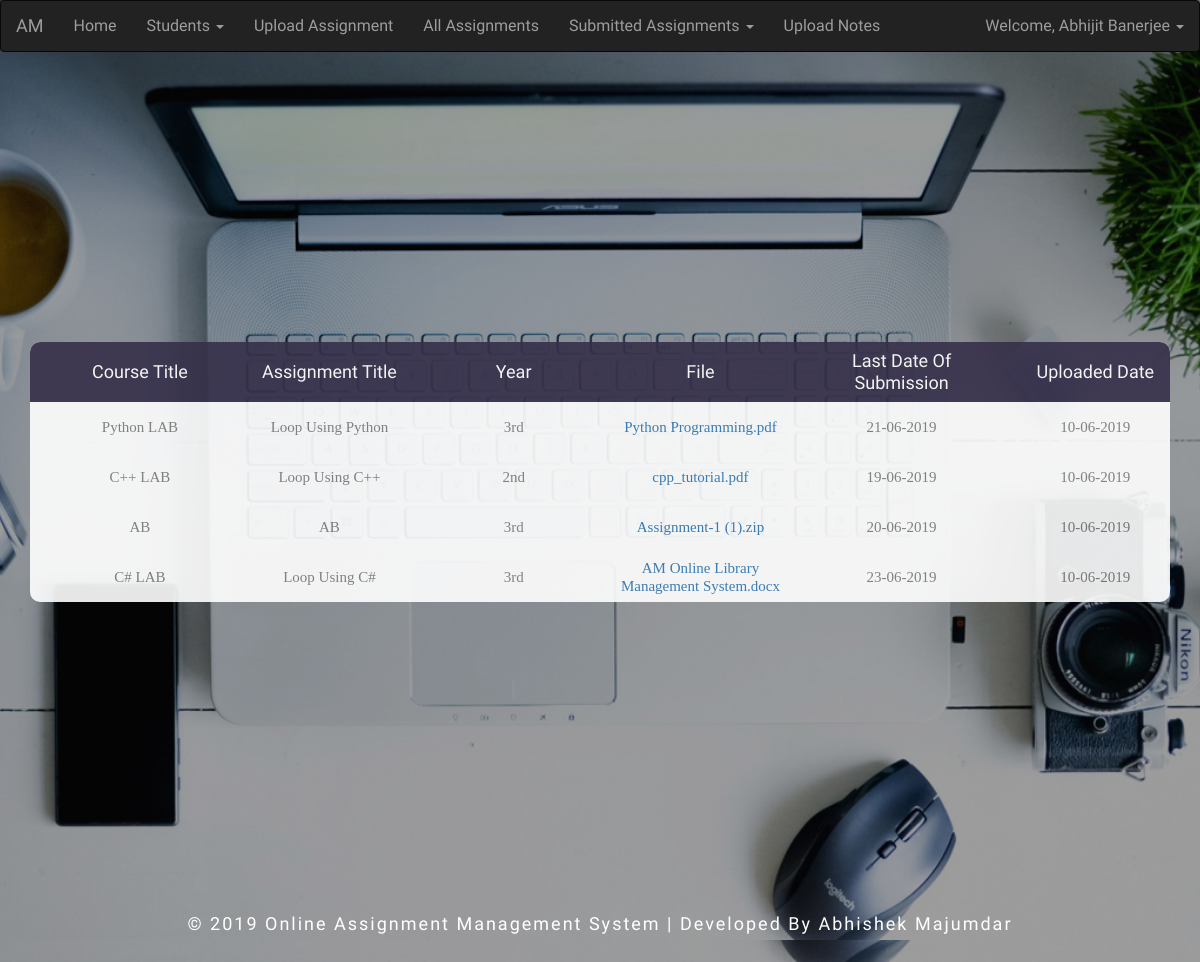
/all_assignments.php (signed in), run on an earlier commit of the app's database.
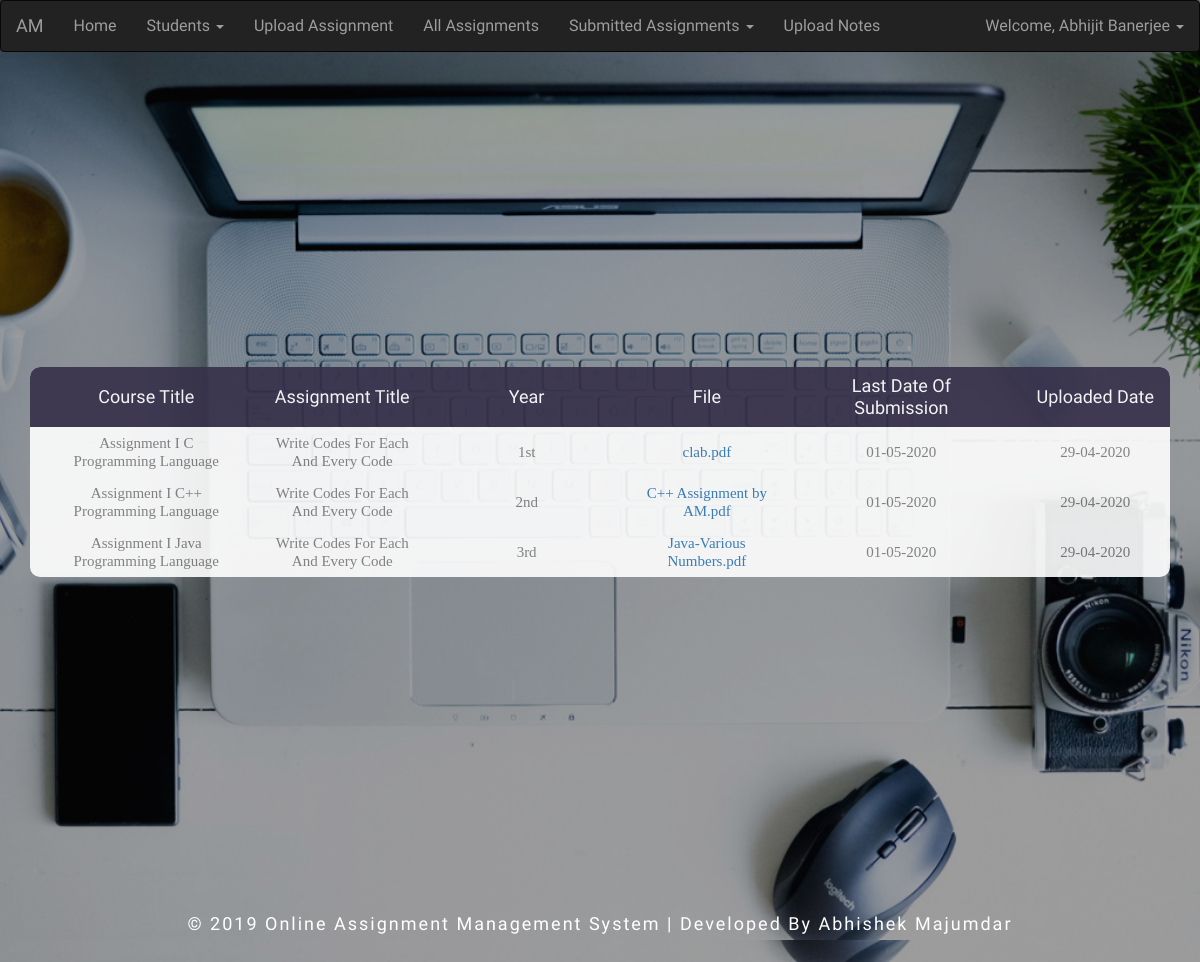
And on a later commit of the database.
### tables this page shows
CREATE TABLE `task_assign` (
  `id` int(9) NOT NULL,
  `course_title` varchar(150) NOT NULL,
  `course_code` varchar(150) NOT NULL,
  `assignment_title` varchar(150) NOT NULL,
  `dept` varchar(20) NOT NULL,
  `year` varchar(5) NOT NULL,
  `last_date` date NOT NULL,
  `file` varchar(150) NOT NULL,
  `uploaded_by` varchar(150) NOT NULL,
  `assign_date` timestamp NOT NULL DEFAULT current_timestamp() ON UPDATE current_timestamp()
);

### all_assignments.php (the view, shortened to what this page needs)
<?php
	require_once('database/server.php');
?>
<!DOCTYPE html>
<html lang="en">
<head>
  <link rel="stylesheet" href="https://maxcdn.bootstrapcdn.com/bootstrap/3.3.7/css/bootstrap.min.css">
	<link rel="stylesheet" type="text/css" href="css/main.css">
</head>
<body>
	<?php include('includes/header.php') ?>
	<div class="limiter">
		<div class="container-table100">
			<div class="wrap-table100">
				<div class="table100">
					<table>
						<thead>
							<tr class="table100-head">
								<th class="column1">Course Title</th>
								<th class="column1">Assignment Title</th>
								<th class="column1">Year</th>
								<th class="column1">File</th>
								<th class="column1">Last Date Of Submission</th>
								<th class="column1">Uploaded Date</th>
							</tr>
						</thead>
						<?php
							$fac_name=$_SESSION['fac_name'];
							$sql="SELECT * FROM `task_assign` WHERE uploaded_by='$fac_name'";
							$result=mysqli_query($con,$sql);
							while ($row = mysqli_fetch_assoc($result)) {
						?>
						<tbody>
								<tr>
									<td class="column1"><?php echo $row['course_title']?></td>
									<td class="column1"><?php echo $row['assignment_title']?></td>
									<td class="column1"><?php echo $row['year']?></td>
									<td class="column1"><a href="all_assignments.php?file_id=<?php echo $row['id'] ?>"><?php echo $row['file']; ?></a></td>
									<td class="column1"><?php $timestamp = strtotime($row['last_date']); $date = date('d-m-Y', $timestamp); echo $date; ?></td>
									<td class="column1"><?php $timestamp = strtotime($row['assign_date']); $date = date('d-m-Y', $timestamp); echo $date; ?></td>
								</tr>
						</tbody>
							<?php } ?>
					</table>
				</div>
			</div>
		</div>
	</div>
<div class="footer">
		<p>
			 © 2019 Online Assignment Management System | Developed By Abhishek Majumdar
		</p>
	</div>
</body>
</html>

What changed in the data, as far as the page shows it:
removed task_assign: course_title "Python LAB", assignment_title "Loop Using Python", year "3rd", file "Python Programming.pdf", last_date "21-06-2019", assign_date "10-06-2019"
removed task_assign: course_title "C++ LAB", assignment_title "Loop Using C++", year "2nd", file "cpp_tutorial.pdf", last_date "19-06-2019", assign_date "10-06-2019"
removed task_assign: course_title "AB", assignment_title "AB", year "3rd", file "Assignment-1 (1).zip", last_date "20-06-2019", assign_date "10-06-2019"
removed task_assign: course_title "C# LAB", assignment_title "Loop Using C#", year "3rd", file "AM Online Library Management System.docx", last_date "23-06-2019", assign_date "10-06-2019"
added task_assign: course_title "Assignment I C Programming Language", assignment_title "Write Codes For Each And Every Code", year "1st", file "clab.pdf", last_date "01-05-2020", assign_date "29-04-2020"
added task_assign: course_title "Assignment I C++ Programming Language", assignment_title "Write Codes For Each And Every Code", year "2nd", file "C++ Assignment by AM.pdf", last_date "01-05-2020", assign_date "29-04-2020"
added task_assign: course_title "Assignment I Java Programming Language", assignment_title "Write Codes For Each And Every Code", year "3rd", file "Java-Various Numbers.pdf", last_date "01-05-2020", assign_date "29-04-2020"
